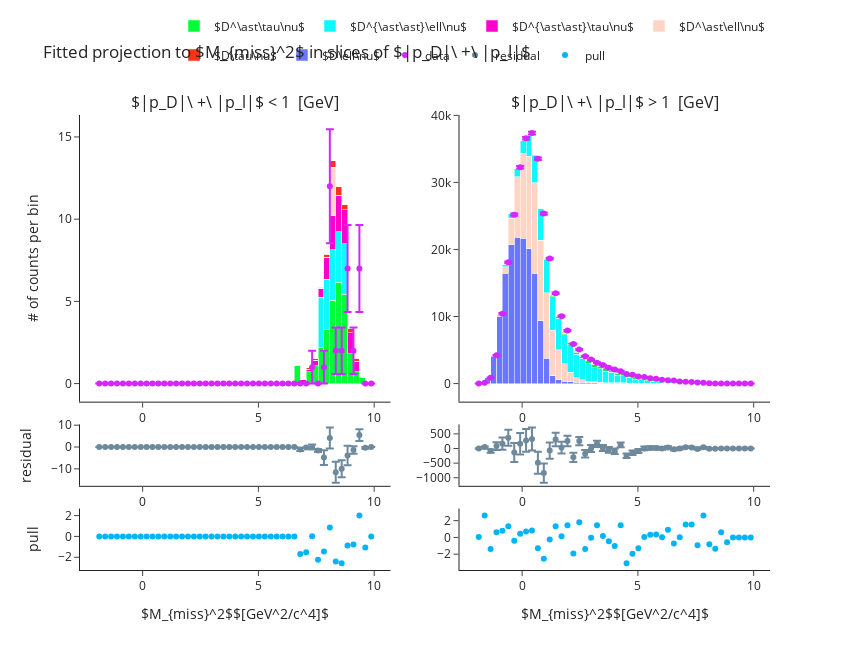

Notebook code for this chart:
### Code cell
util.ply_projection_residual(m4, templates_2d, data_2d, edges=[xedges,yedges], slices=[1.6,1],direction='mm2')
